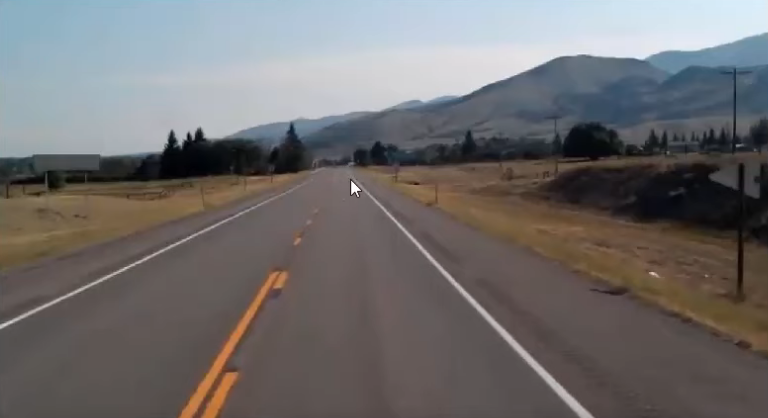
#> input picture OpenCV/road_1.png, 768 x 418 px
$ python 'Road Lane detection.py'
#> lines starting #> are read from the running program, lines starting #| are printed output that depends on the picture; after the words box and inside, x2 and y2 are one past the last pixel; in counts of white or black regions, pixels touching at a corner belong together
import matplotlib.pylab as plt
import cv2
import numpy as np

def region_of_interest(img,vertices):
    mask = np.zeros_like(img)
    #channel_count = img.shape[2]
    match_mask_col = 255
    cv2.fillPoly(mask, vertices ,match_mask_col)
    masked_image = cv2.bitwise_and(img,mask)
    return masked_image


def draw_the_lines(img,lines):
    img = np.copy(img)
    blank_image = np.zeros((img.shape[0],img.shape[1],3),dtype = np.uint8)
    for line in lines:
        for x1,y1,x2,y2 in line:
            cv2.line(blank_image,(x1,y1),(x2,y2),(0,255,0),thickness=3)
    img = cv2.addWeighted(img,0.8,blank_image,1,0.0)
    return

image = cv2.imread('road_1.png')
#> image is the input picture: shape (418, 768, 3); mean B, G, R 109.6, 109.5, 112.2
image = cv2.cvtColor(image,cv2.COLOR_BGR2RGB)

print(image.shape)
#| (418, 768, 3)
height = image.shape[0]
#> height = 418
width = image.shape[1]
#> width = 768

region_of_interest_vertices =[
    (0,height),
    (width/2, height/2),
    (width,height)
]
#> region_of_interest_vertices = [(0, 418), (384, 209), (768, 418)]

gray_image = cv2.cvtColor(image,cv2.COLOR_RGB2GRAY)
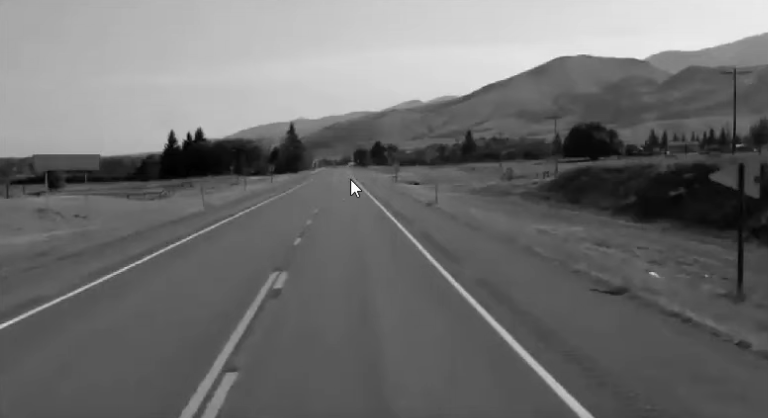
#> gray_image: shape (418, 768); min 1, max 254, mean 110.3
canny_image = cv2.Canny(gray_image,100,200)
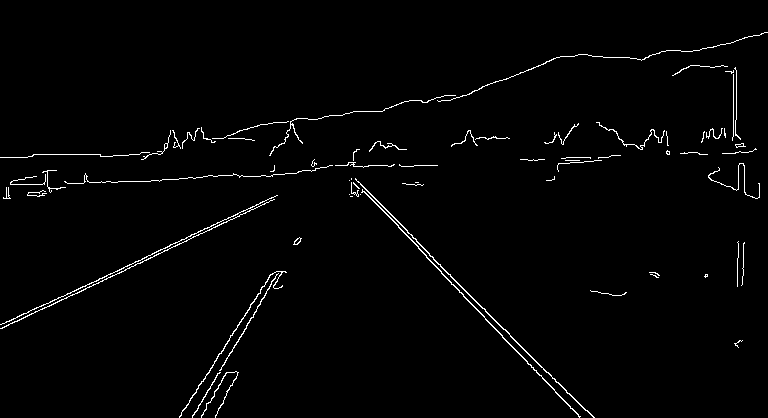
#> canny_image: shape (418, 768); 1.7% white in thin lines or dots
cropped_image = region_of_interest(canny_image, np.array([region_of_interest_vertices],np.int32))
#> in region_of_interest, `cv2.fillPoly(mask, vertices ,match_mask_col)`:
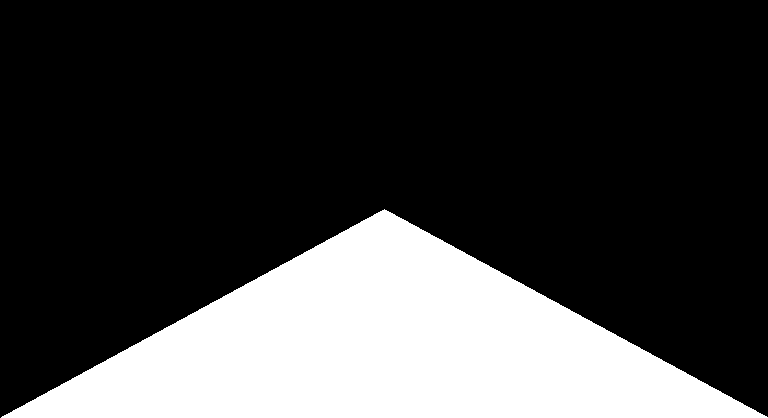
#> mask: shape (418, 768); 25.1% white; 1 white region, box (x1, y1, x2, y2) and area: (1, 209, 768, 418) 80431
#> in region_of_interest, `masked_image = cv2.bitwise_and(img,mask)`:
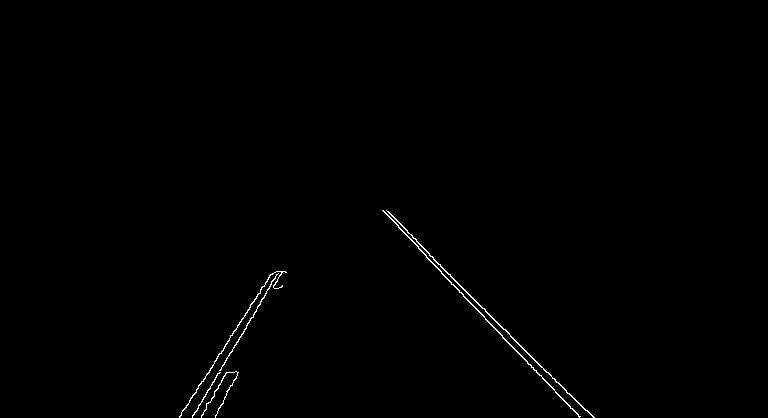
#> masked_image: shape (418, 768); 0.45% white in thin lines or dots, all inside (x1, y1, x2, y2) = (179, 210, 595, 418)
lines = cv2.HoughLinesP(cropped_image,rho = 6, theta = np.pi/60,threshold=160,lines=np.array([]),minLineLength=40,maxLineGap=25)
#> lines = [[407, 232, 585, 410], [485, 319, 541, 375], [179, 416, 272, 273], [473, 305, 510, 345], [212, 382, 243, 333], [410, 238, 465, 298], [398, 221, 435, 261], [192, 417, 250, 318]]
plt.imshow(cropped_image)
plt.show()

$ run again, with OpenCV/road.jpg saved as OpenCV/road_1.png
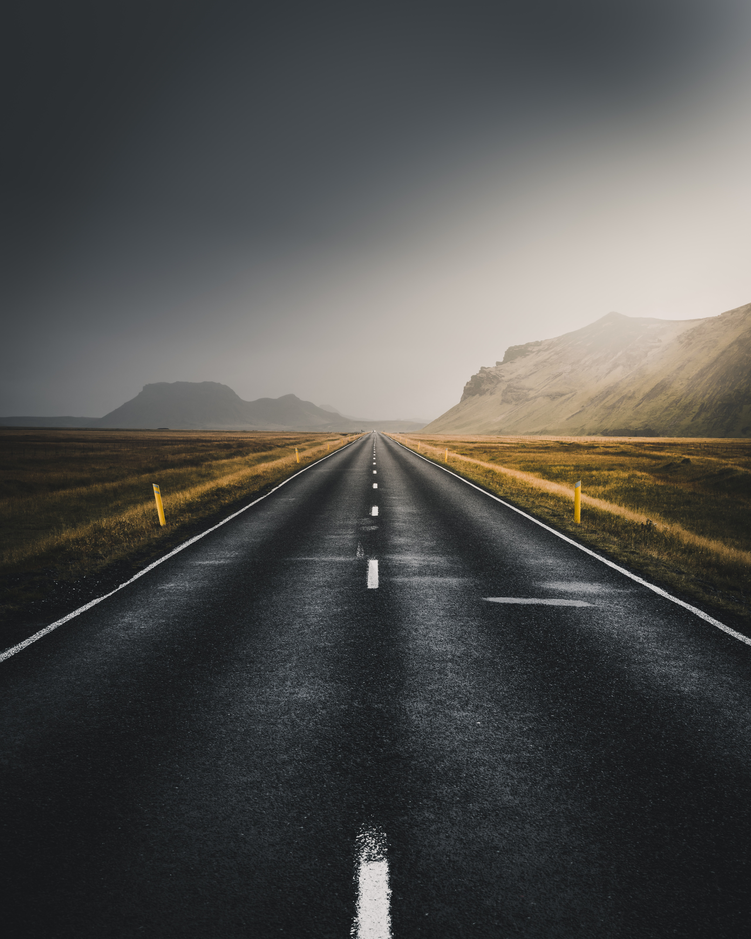
#> input picture OpenCV/road.jpg, 751 x 939 px, shrunk from 5125 x 6406 before the run
#> image is the input picture: shape (939, 751, 3); mean B, G, R 77.9, 80.2, 80.8
#| (939, 751, 3)
#> `canny_image = cv2.Canny(gray_image,100,200)`:
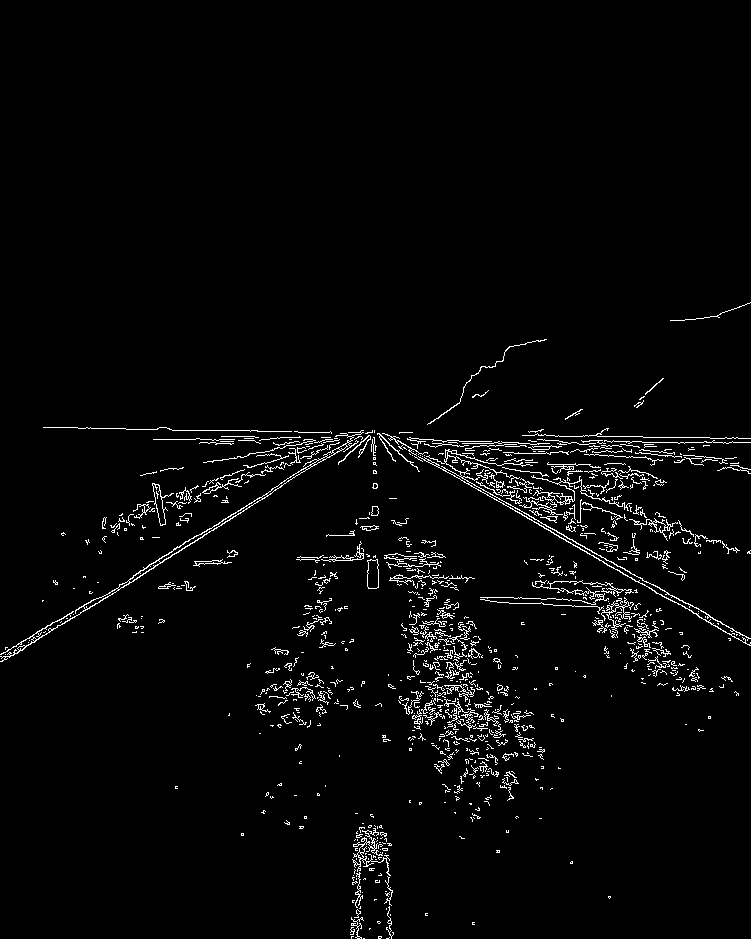
#> canny_image: shape (939, 751); 2.8% white in thin lines or dots, all inside (x1, y1, x2, y2) = (0, 302, 751, 939)
#> mask: shape (939, 751); 25.1% white; 1 white region, box (x1, y1, x2, y2) and area: (0, 469, 751, 939) 176906
#> in region_of_interest, `masked_image = cv2.bitwise_and(img,mask)`:
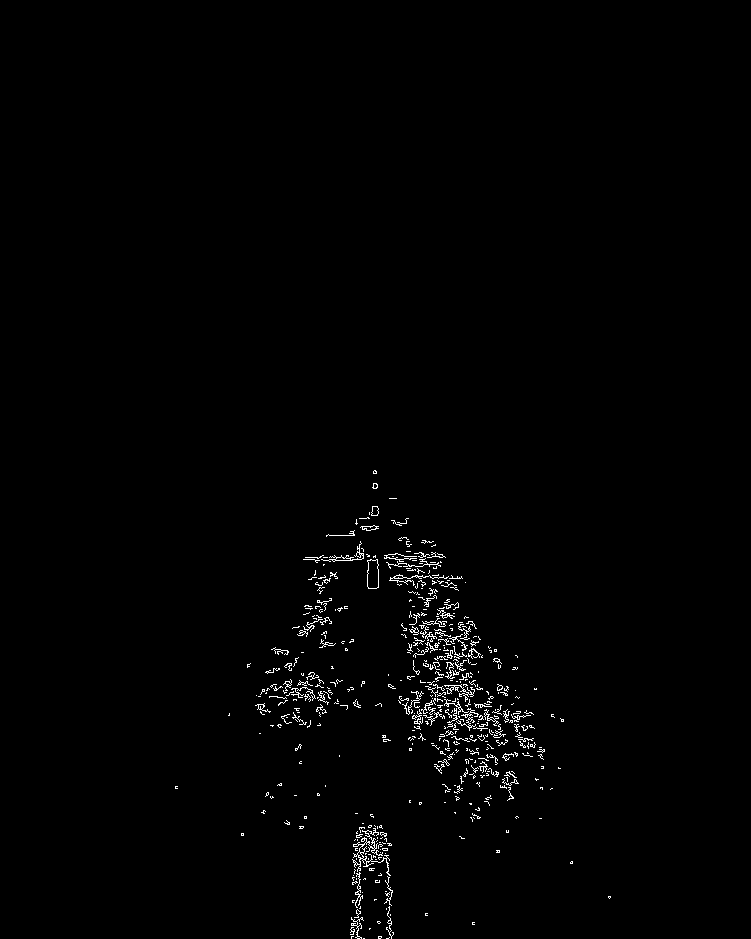
#> masked_image: shape (939, 751); 1% white in thin lines or dots, all inside (x1, y1, x2, y2) = (175, 470, 611, 939)
#> lines = 96 rows, first 6: [399, 522, 515, 783], [391, 520, 510, 788], [400, 554, 473, 778], [369, 512, 510, 789], [408, 739, 461, 576], [415, 645, 434, 553]
